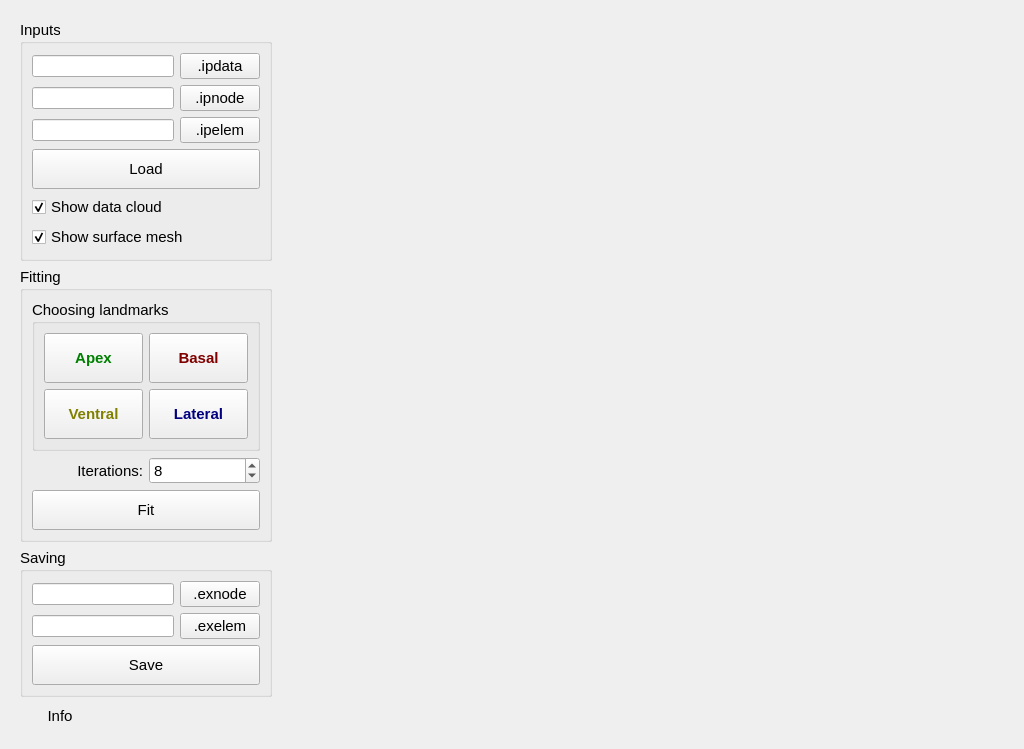
<?xml version="1.0" encoding="UTF-8"?>
<ui version="4.0">
 <class>View</class>
 <widget class="QWidget" name="View">
  <property name="geometry">
   <rect>
    <x>0</x>
    <y>0</y>
    <width>1024</width>
    <height>742</height>
   </rect>
  </property>
  <property name="font">
   <font>
    <pointsize>11</pointsize>
   </font>
  </property>
  <property name="windowTitle">
   <string>Lung fitting</string>
  </property>
  <layout class="QHBoxLayout" name="horizontalLayout">
   <item>
    <widget class="QWidget" name="controlPanel_widget" native="true">
     <property name="minimumSize">
      <size>
       <width>270</width>
       <height>0</height>
      </size>
     </property>
     <layout class="QVBoxLayout" name="verticalLayout">
      <item>
       <widget class="QGroupBox" name="leftLung_groupBox">
        <property name="title">
         <string>Inputs</string>
        </property>
        <layout class="QGridLayout" name="gridLayout_4">
         <item row="0" column="0">
          <widget class="QLineEdit" name="datacloudIpdata_lineEdit">
           <property name="font">
            <font>
             <pointsize>8</pointsize>
            </font>
           </property>
          </widget>
         </item>
         <item row="1" column="1">
          <widget class="QPushButton" name="surfaceIpnode_pushButton">
           <property name="text">
            <string>.ipnode</string>
           </property>
          </widget>
         </item>
         <item row="0" column="1">
          <widget class="QPushButton" name="datacloudIpdata_pushButton">
           <property name="text">
            <string>.ipdata</string>
           </property>
          </widget>
         </item>
         <item row="1" column="0">
          <widget class="QLineEdit" name="surfaceIpnode_lineEdit">
           <property name="font">
            <font>
             <pointsize>8</pointsize>
            </font>
           </property>
          </widget>
         </item>
         <item row="2" column="1">
          <widget class="QPushButton" name="surfaceIpelem_pushButton">
           <property name="text">
            <string>.ipelem</string>
           </property>
          </widget>
         </item>
         <item row="2" column="0">
          <widget class="QLineEdit" name="surfaceIpelem_lineEdit">
           <property name="font">
            <font>
             <pointsize>8</pointsize>
            </font>
           </property>
          </widget>
         </item>
         <item row="4" column="0" colspan="2">
          <widget class="QCheckBox" name="showDatacloud_checkBox">
           <property name="text">
            <string>Show data cloud</string>
           </property>
           <property name="checked">
            <bool>true</bool>
           </property>
          </widget>
         </item>
         <item row="5" column="0" colspan="2">
          <widget class="QCheckBox" name="showMesh_checkBox">
           <property name="text">
            <string>Show surface mesh</string>
           </property>
           <property name="checked">
            <bool>true</bool>
           </property>
          </widget>
         </item>
         <item row="3" column="0" colspan="2">
          <widget class="QPushButton" name="load_pushButton">
           <property name="minimumSize">
            <size>
             <width>0</width>
             <height>40</height>
            </size>
           </property>
           <property name="text">
            <string>Load</string>
           </property>
          </widget>
         </item>
        </layout>
       </widget>
      </item>
      <item>
       <widget class="QGroupBox" name="groupBox_2">
        <property name="title">
         <string>Fitting</string>
        </property>
        <layout class="QGridLayout" name="gridLayout_3">
         <item row="2" column="1">
          <widget class="QSpinBox" name="iterations_spinBox">
           <property name="minimum">
            <number>1</number>
           </property>
           <property name="maximum">
            <number>20</number>
           </property>
           <property name="value">
            <number>8</number>
           </property>
          </widget>
         </item>
         <item row="4" column="0" colspan="2">
          <widget class="QPushButton" name="fit_pushButton">
           <property name="minimumSize">
            <size>
             <width>0</width>
             <height>40</height>
            </size>
           </property>
           <property name="text">
            <string>Fit</string>
           </property>
          </widget>
         </item>
         <item row="2" column="0">
          <widget class="QLabel" name="label">
           <property name="text">
            <string>Iterations:</string>
           </property>
           <property name="alignment">
            <set>Qt::AlignRight|Qt::AlignTrailing|Qt::AlignVCenter</set>
           </property>
          </widget>
         </item>
         <item row="1" column="0" colspan="2">
          <widget class="QGroupBox" name="landmarks_groupBox">
           <property name="title">
            <string>Choosing landmarks</string>
           </property>
           <layout class="QGridLayout" name="gridLayout" rowstretch="0,0">
            <property name="spacing">
             <number>6</number>
            </property>
            <item row="1" column="0">
             <widget class="QPushButton" name="ventralNode_pushButton">
              <property name="minimumSize">
               <size>
                <width>0</width>
                <height>50</height>
               </size>
              </property>
              <property name="font">
               <font>
                <weight>75</weight>
                <bold>true</bold>
               </font>
              </property>
              <property name="focusPolicy">
               <enum>Qt::NoFocus</enum>
              </property>
              <property name="accessibleName">
               <string>ventral</string>
              </property>
              <property name="autoFillBackground">
               <bool>false</bool>
              </property>
              <property name="styleSheet">
               <string notr="true">color:olive;</string>
              </property>
              <property name="text">
               <string>Ventral</string>
              </property>
              <property name="checkable">
               <bool>true</bool>
              </property>
             </widget>
            </item>
            <item row="0" column="0">
             <widget class="QPushButton" name="apexNode_pushButton">
              <property name="sizePolicy">
               <sizepolicy hsizetype="Minimum" vsizetype="Preferred">
                <horstretch>0</horstretch>
                <verstretch>0</verstretch>
               </sizepolicy>
              </property>
              <property name="minimumSize">
               <size>
                <width>0</width>
                <height>50</height>
               </size>
              </property>
              <property name="font">
               <font>
                <weight>75</weight>
                <bold>true</bold>
               </font>
              </property>
              <property name="focusPolicy">
               <enum>Qt::NoFocus</enum>
              </property>
              <property name="accessibleName">
               <string>apex</string>
              </property>
              <property name="autoFillBackground">
               <bool>false</bool>
              </property>
              <property name="styleSheet">
               <string notr="true">color:green;</string>
              </property>
              <property name="text">
               <string>Apex</string>
              </property>
              <property name="checkable">
               <bool>true</bool>
              </property>
             </widget>
            </item>
            <item row="0" column="1">
             <widget class="QPushButton" name="basalNode_pushButton">
              <property name="minimumSize">
               <size>
                <width>0</width>
                <height>50</height>
               </size>
              </property>
              <property name="font">
               <font>
                <weight>75</weight>
                <bold>true</bold>
               </font>
              </property>
              <property name="focusPolicy">
               <enum>Qt::NoFocus</enum>
              </property>
              <property name="accessibleName">
               <string>basal</string>
              </property>
              <property name="autoFillBackground">
               <bool>false</bool>
              </property>
              <property name="styleSheet">
               <string notr="true">color:maroon;</string>
              </property>
              <property name="text">
               <string>Basal</string>
              </property>
              <property name="checkable">
               <bool>true</bool>
              </property>
             </widget>
            </item>
            <item row="1" column="1">
             <widget class="QPushButton" name="lateralNode_pushButton">
              <property name="minimumSize">
               <size>
                <width>0</width>
                <height>50</height>
               </size>
              </property>
              <property name="font">
               <font>
                <pointsize>11</pointsize>
                <weight>75</weight>
                <bold>true</bold>
               </font>
              </property>
              <property name="focusPolicy">
               <enum>Qt::NoFocus</enum>
              </property>
              <property name="accessibleName">
               <string>lateral</string>
              </property>
              <property name="autoFillBackground">
               <bool>false</bool>
              </property>
              <property name="styleSheet">
               <string notr="true">color:navy;</string>
              </property>
              <property name="text">
               <string>Lateral</string>
              </property>
              <property name="checkable">
               <bool>true</bool>
              </property>
             </widget>
            </item>
           </layout>
          </widget>
         </item>
        </layout>
       </widget>
      </item>
      <item>
       <spacer name="verticalSpacer">
        <property name="orientation">
         <enum>Qt::Vertical</enum>
        </property>
        <property name="sizeHint" stdset="0">
         <size>
          <width>20</width>
          <height>20</height>
         </size>
        </property>
       </spacer>
      </item>
      <item>
       <widget class="QGroupBox" name="groupBox">
        <property name="title">
         <string>Saving</string>
        </property>
        <property name="flat">
         <bool>false</bool>
        </property>
        <property name="checkable">
         <bool>false</bool>
        </property>
        <layout class="QGridLayout" name="gridLayout_2">
         <item row="0" column="0">
          <widget class="QLineEdit" name="outputExnode_lineEdit">
           <property name="font">
            <font>
             <pointsize>8</pointsize>
            </font>
           </property>
          </widget>
         </item>
         <item row="1" column="0">
          <widget class="QLineEdit" name="outputExelem_lineEdit">
           <property name="font">
            <font>
             <pointsize>8</pointsize>
            </font>
           </property>
          </widget>
         </item>
         <item row="0" column="1">
          <widget class="QPushButton" name="outputExnode_pushButton">
           <property name="text">
            <string>.exnode</string>
           </property>
          </widget>
         </item>
         <item row="1" column="1">
          <widget class="QPushButton" name="outputExelem_pushButton">
           <property name="text">
            <string>.exelem</string>
           </property>
          </widget>
         </item>
         <item row="2" column="0" colspan="2">
          <widget class="QPushButton" name="save_pushButton">
           <property name="sizePolicy">
            <sizepolicy hsizetype="Preferred" vsizetype="Preferred">
             <horstretch>0</horstretch>
             <verstretch>0</verstretch>
            </sizepolicy>
           </property>
           <property name="minimumSize">
            <size>
             <width>0</width>
             <height>40</height>
            </size>
           </property>
           <property name="text">
            <string>Save</string>
           </property>
          </widget>
         </item>
        </layout>
       </widget>
      </item>
      <item>
       <widget class="QPushButton" name="info_pushButton">
        <property name="sizePolicy">
         <sizepolicy hsizetype="Fixed" vsizetype="Fixed">
          <horstretch>0</horstretch>
          <verstretch>0</verstretch>
         </sizepolicy>
        </property>
        <property name="focusPolicy">
         <enum>Qt::NoFocus</enum>
        </property>
        <property name="text">
         <string>Info</string>
        </property>
        <property name="flat">
         <bool>true</bool>
        </property>
       </widget>
      </item>
     </layout>
    </widget>
   </item>
   <item>
    <widget class="SceneviewerWidget" name="sceneviewer_widget" native="true">
     <property name="sizePolicy">
      <sizepolicy hsizetype="Preferred" vsizetype="Preferred">
       <horstretch>1</horstretch>
       <verstretch>0</verstretch>
      </sizepolicy>
     </property>
    </widget>
   </item>
  </layout>
 </widget>
 <customwidgets>
  <customwidget>
   <class>SceneviewerWidget</class>
   <extends>QWidget</extends>
   <header>opencmiss/zincwidgets/sceneviewerwidget.h</header>
   <container>1</container>
  </customwidget>
 </customwidgets>
 <resources/>
 <connections/>
</ui>
